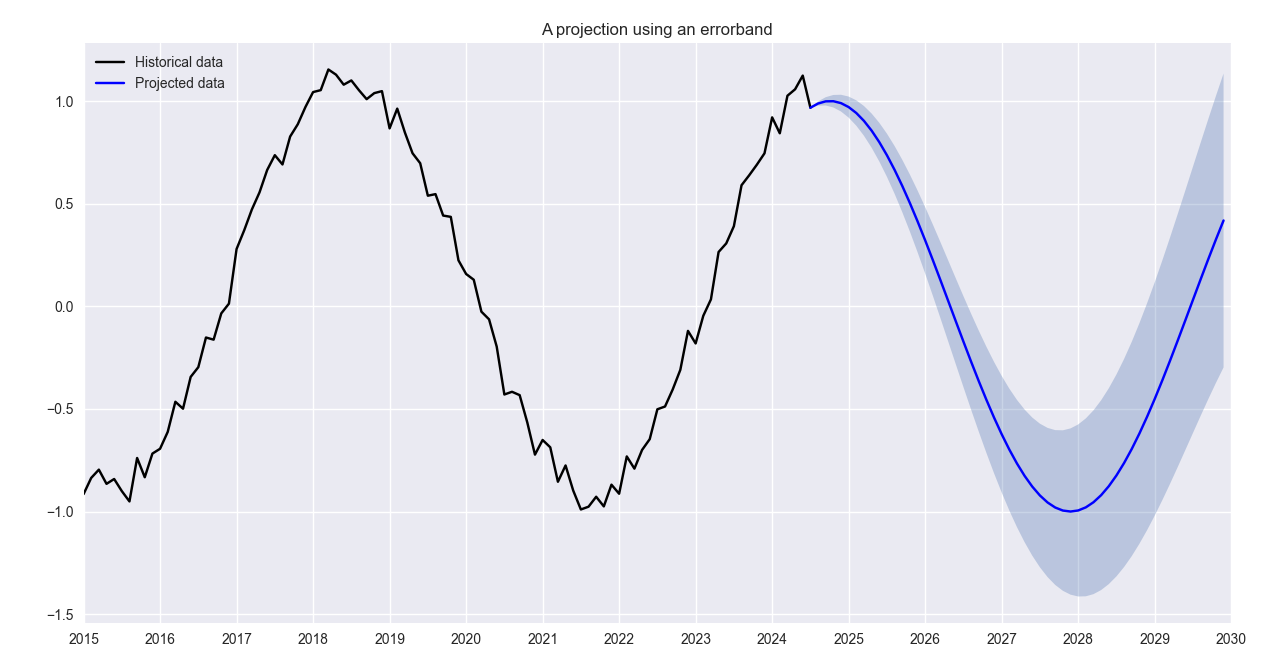

The Python source for this figure:
import matplotlib.pyplot as plt
import numpy as np

# style of graph, plt.style.available lists all possible
plt.style.use('seaborn-v0_8')

# constants
X_START_DATA = 2015
X_END_DATA = 2024.5
X_END_PROJECTION = 2030
PRECISION = 0.1

# produces data from X_START_DATA to X_END_DATA
x1 = np.arange(X_START_DATA, X_END_DATA + PRECISION, PRECISION)
y1 = np.sin(x1) + np.random.random(len(x1))*0.2
y1[-1] = np.sin(x1[-1])

# produces projected values (behaviour is manually described by y2)
x2 = np.arange(X_END_DATA, X_END_PROJECTION, PRECISION)
y2 = np.sin(x2)

# calculates absolute uncertainty using an arbitrary method
# to produce good illustrative uncertainties
y_err = np.exp(0.1 * (x2 - X_END_DATA)) - 1

fig = plt.figure()
ax = fig.add_subplot(111)

true_data, = ax.plot(x1, y1, 'k')
true_data.set_label("Historical data")
proj, = ax.plot(x2, y2, 'b')
proj.set_label("Projected data")
# plots the error band by filling between the two y values y2-y_err and y2+y_err,
# where y_err is the absolute uncertainty in the y values
ax.fill_between(x2, y2 - y_err, y2 + y_err, alpha=0.3)

# handles cosmetic changes to graph
ax.legend(handles=[true_data, proj])
ax.grid(visible=True)
ax.set_xlim(X_START_DATA, X_END_PROJECTION)
ax.set_xticks(np.arange(X_START_DATA, X_END_PROJECTION + 1, 1))
ax.set_title("A projection using an errorband")

plt.tight_layout()
plt.show()
